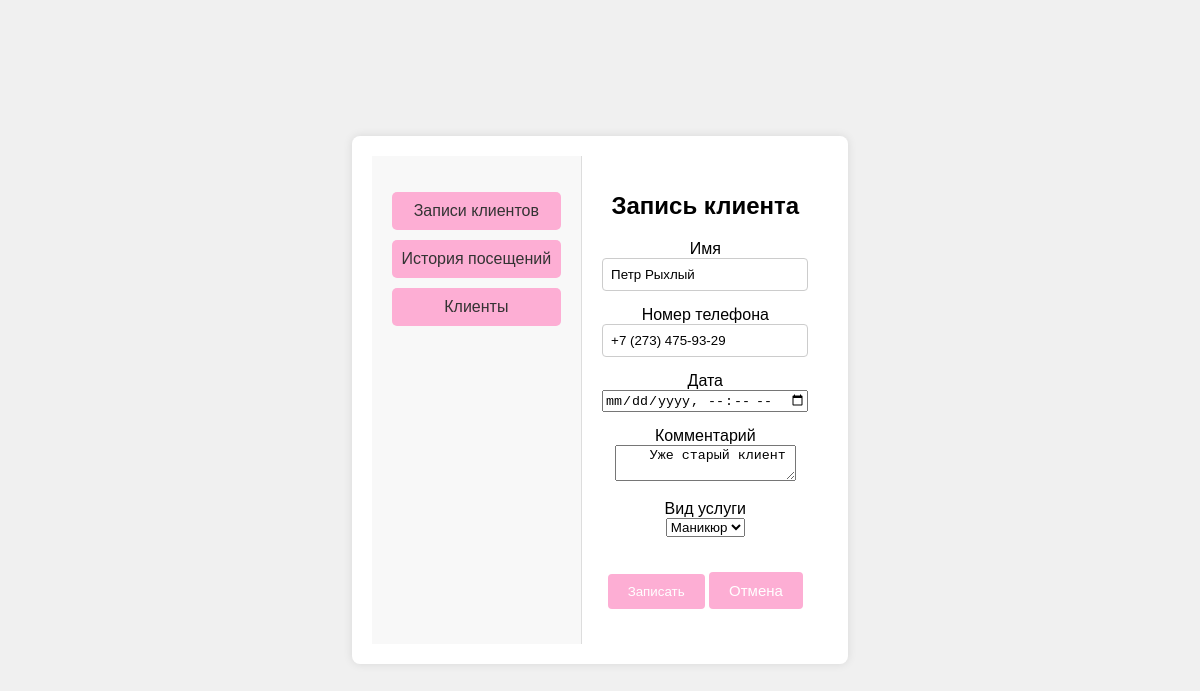
The app's page /admin/record/1/1 with its own data.
### models/Client.py (models this page shows)
class Client(Base):
    __tablename__='clients'
    id=Column(Integer,primary_key=True,autoincrement=True)
    name=Column(String)
    email=Column(String,nullable=True)
    phone=Column(String)
    avatar=Column(String,nullable=True)
    comment=Column(String,nullable=True,default="Отсутствует")
    master_id=Column(Integer,ForeignKey('masters.id', ondelete='SET NULL'))
    master= relationship('Master',back_populates='clients')
    record = relationship('Record',back_populates='client')

### views/admin.py (the view)
@app.route(base_path+"/record/<int:master_id>/<int:client_id>")
def record(master_id,client_id):
    services=session.query(Service).all()
    master=session.query(Master).filter_by(id=master_id).first()
    client=None
    if client_id>0:
         client=session.query(Client).filter_by(id=client_id).first()
    return custom_render("/record",master=master,client=client,services=services)

### views/admin.py (called while the page is built)
def custom_render(template_name, **kwargs):
    return render_template(base_path + template_name+'.html', **kwargs)

### templates/admin/record.html
{% extends 'admin/base.html' %}
{% block header %}  <h1>Запись клиента</h1> {% endblock %}
{% block content %}
<form method="post" action="{{ url_for('booking',admin_id=master.id) }}">
    <div>
        <label for="name">Имя</label><br>
        <input type="text" id="name" name="name" value="{{client.name}}"   required>
    </div>
    <div>
        <label for="phone">Номер телефона</label><br>
        <input type="text" id="phone" name="phone"  value="{{client.phone}}" required>
    </div>
    <div>
        <label for="date">Дата</label><br>
        <input type="datetime-local" id="date" name="date">
    </div>
    <div>
        <label for="comment"> Комментарий</label><br>
        <textarea  id="comment" name="comment"> {{ client.comment }} </textarea>
    </div>
    <div>
        <label for="service">Вид услуги</label><br>
        <select id="service" name="service_name">
                {% for type in services%}
                 <option >{{type.name}}</option>
                {% endfor %}
        </select>
    </div>
    <div>
        <input type="submit" value="Записать">
        <a class="cancel" href="{{ url_for('profile_admin',admin_id=master.id) }}">Отмена</a>
    </div>
</form>
{% endblock %}

### static/css/admin.css (style rules this page uses)
body { font-family: Arial, sans-serif; margin: 0; padding: 0; }
h1 { font-size: 24px; margin-bottom: 20px; }
.cancel { margin-top:20px; font-size: 15px; }
body { font-family: Arial, sans-serif; background-color: #f0f0f0; display: flex; justify-content: center; align-items: center; height: 100vh; margin: 0; }
form div { margin-bottom: 15px; }
input[type="text"], input[type="date"] { width: 100%; padding: 8px; box-sizing: border-box; border: 1px solid #ccc; border-radius: 4px; }
input[type="submit"], a { background-color: #fdaed4; color: white; padding: 10px 20px; text-decoration: none; border: none; border-radius: 4px; cursor: pointer; display: inline-block; }

### records on screen
Client: name "Петр Рыхлый", phone "+7 (273) 475-93-29", comment "Уже старый клиент"

### other values on screen
form field service_name "Маникюр"
